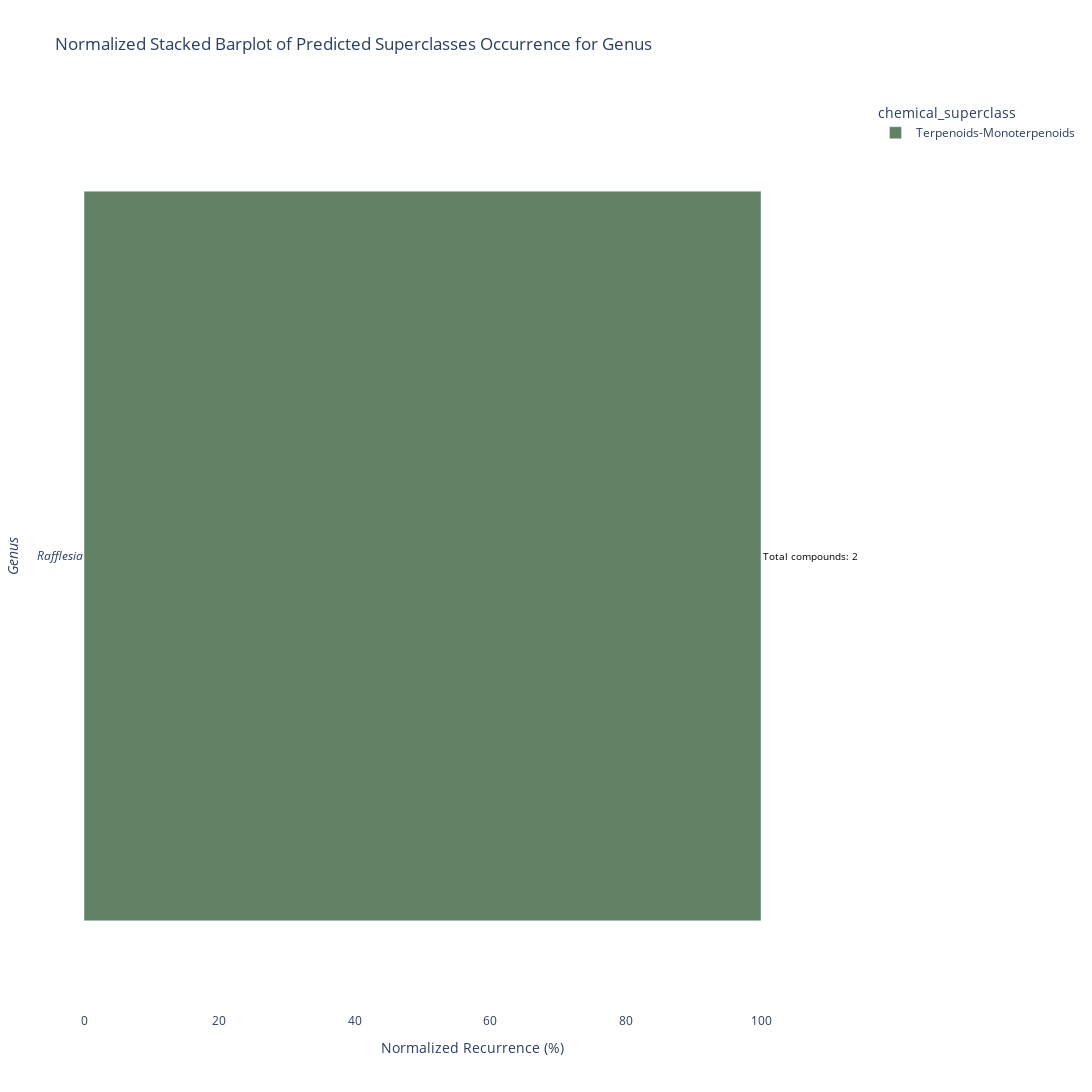

The code cell stored with this chart in its notebook:
### Code cell
plot_genus_superclass_norm(output_folder, generate_shades)

### Figure 1 — Plotly figure (JSON) as saved in the notebook; plotly's stock layout.template omitted (floating-point values rounded to 4 significant figures)
{"data": [{"alignmentgroup": "True", "hovertemplate": "chemical_superclass=Terpenoids-Monoterpenoids<br>Normalized Recurrence (%)=%{x}<br>genus=%{y}<extra></extra>", "legendgroup": "Terpenoids-Monoterpenoids", "marker": {"color": "#618264", "pattern": {"shape": ""}}, "name": "Terpenoids-Monoterpenoids", "offsetgroup": "Terpenoids-Monoterpenoids", "orientation": "h", "showlegend": true, "textposition": "auto", "type": "bar", "x": [100], "xaxis": "x", "y": ["Rafflesia"], "yaxis": "y"}], "layout": {"annotations": [{"font": {"color": "black", "size": 10}, "showarrow": false, "text": "Total compounds: 2", "x": 100, "xanchor": "left", "y": "Rafflesia", "yanchor": "middle"}], "barmode": "relative", "height": 1500, "legend": {"title": {"text": "chemical_superclass"}, "tracegroupgap": 0}, "plot_bgcolor": "white", "title": {"text": "Normalized Stacked Barplot of Predicted Superclasses Occurrence for Genus"}, "width": 1500, "xaxis": {"anchor": "y", "domain": [0, 1], "title": {"text": "Normalized Recurrence (%)"}}, "yaxis": {"anchor": "x", "categoryarray": ["Rafflesia"], "categoryorder": "array", "domain": [0, 1], "tickmode": "array", "ticktext": ["<i>Rafflesia</i>"], "tickvals": [0], "title": {"text": "<i>Genus<i>"}}}}
